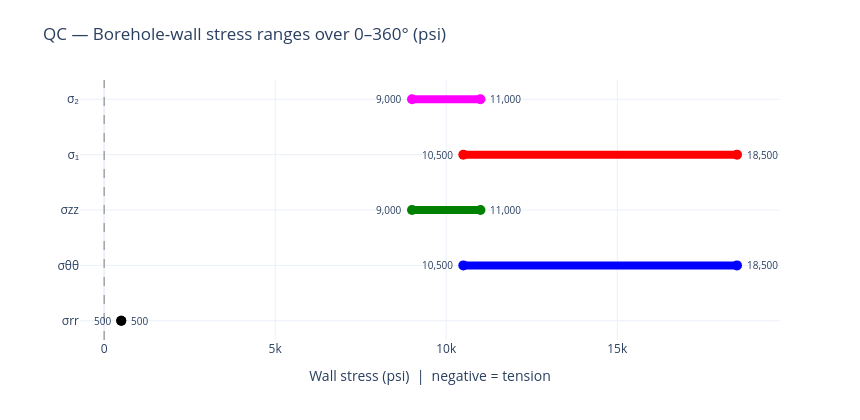

Here is the notebook cell this chart was saved with:
### Markdown cell above
## Compute Kirsch borehole-wall stresses

### Code cell
wall = NearWellboreStressesCalculation.calculate_kirsch_borehole_wall_stresses(
    shmin=SHMIN,
    shmax=SHMAX,
    svert=SVERT,
    pore_pressure=PORE_PRESSURE,
    shmax_azimuth=SHMAX_AZIMUTH,
    mud_pressure=MUD_PRESSURE,
    theta=theta,
    poisson_ratio_static=POISSON_RATIO_STATIC,
    borehole_deviation=BOREHOLE_DEVIATION,
    borehole_azimuth=BOREHOLE_AZIMUTH,
)

principals = NearWellboreStressesCalculation.calculate_principal_stresses_analytical(
    sigma_tt=wall.sigma_tt,
    sigma_zz=wall.sigma_zz,
    sigma_tz=wall.sigma_tz,
)

# QC — min/max envelope of every component around the full circumference.
components = [
    ("σrr", wall.sigma_rr, "black"),
    ("σθθ", wall.sigma_tt, "blue"),
    ("σzz", wall.sigma_zz, "green"),
    ("σ₁", principals.sigma_1, "red"),
    ("σ₂", principals.sigma_2, "magenta"),
]

fig = go.Figure()
for name, values, color in components:
    lo, hi = float(np.min(values)), float(np.max(values))
    fig.add_trace(go.Scatter(x=[lo, hi], y=[name, name], mode="lines+markers",
                             line=dict(color=color, width=8), marker=dict(size=10),
                             name=name, showlegend=False,
                             hovertemplate=f"{name}: %{{x:,.0f}} psi<extra></extra>"))
    fig.add_annotation(x=lo, y=name, text=f"{lo:,.0f}", showarrow=False,
                       xanchor="right", xshift=-8, font=dict(size=10))
    fig.add_annotation(x=hi, y=name, text=f"{hi:,.0f}", showarrow=False,
                       xanchor="left", xshift=8, font=dict(size=10))

fig.add_vline(x=0, line=dict(color="grey", width=1, dash="dash"))
fig.update_layout(
    height=420, width=860, template="plotly_white",
    title="QC — Borehole-wall stress ranges over 0–360° (psi)",
    xaxis_title="Wall stress (psi)  |  negative = tension",
    margin=dict(t=80, l=80),
)
fig.show()

### Figure 1 — Plotly figure (JSON) as saved in the notebook; plotly's stock layout.template omitted (floating-point values rounded to 4 significant figures)
{"data": [{"hovertemplate": "σrr: %{x:,.0f} psi<extra></extra>", "line": {"color": "black", "width": 8}, "marker": {"size": 10}, "mode": "lines+markers", "name": "σrr", "showlegend": false, "type": "scatter", "x": [500.0, 500.0], "y": ["σrr", "σrr"]}, {"hovertemplate": "σθθ: %{x:,.0f} psi<extra></extra>", "line": {"color": "blue", "width": 8}, "marker": {"size": 10}, "mode": "lines+markers", "name": "σθθ", "showlegend": false, "type": "scatter", "x": [10500.0, 18500.0], "y": ["σθθ", "σθθ"]}, {"hovertemplate": "σzz: %{x:,.0f} psi<extra></extra>", "line": {"color": "green", "width": 8}, "marker": {"size": 10}, "mode": "lines+markers", "name": "σzz", "showlegend": false, "type": "scatter", "x": [9000.0, 11000.0], "y": ["σzz", "σzz"]}, {"hovertemplate": "σ₁: %{x:,.0f} psi<extra></extra>", "line": {"color": "red", "width": 8}, "marker": {"size": 10}, "mode": "lines+markers", "name": "σ₁", "showlegend": false, "type": "scatter", "x": [10500.0, 18500.0], "y": ["σ₁", "σ₁"]}, {"hovertemplate": "σ₂: %{x:,.0f} psi<extra></extra>", "line": {"color": "magenta", "width": 8}, "marker": {"size": 10}, "mode": "lines+markers", "name": "σ₂", "showlegend": false, "type": "scatter", "x": [9000.0, 11000.0], "y": ["σ₂", "σ₂"]}], "layout": {"annotations": [{"font": {"size": 10}, "showarrow": false, "text": "500", "x": 500.0, "xanchor": "right", "xshift": -8, "y": "σrr"}, {"font": {"size": 10}, "showarrow": false, "text": "500", "x": 500.0, "xanchor": "left", "xshift": 8, "y": "σrr"}, {"font": {"size": 10}, "showarrow": false, "text": "10,500", "x": 10500.0, "xanchor": "right", "xshift": -8, "y": "σθθ"}, {"font": {"size": 10}, "showarrow": false, "text": "18,500", "x": 18500.0, "xanchor": "left", "xshift": 8, "y": "σθθ"}, {"font": {"size": 10}, "showarrow": false, "text": "9,000", "x": 9000.0, "xanchor": "right", "xshift": -8, "y": "σzz"}, {"font": {"size": 10}, "showarrow": false, "text": "11,000", "x": 11000.0, "xanchor": "left", "xshift": 8, "y": "σzz"}, {"font": {"size": 10}, "showarrow": false, "text": "10,500", "x": 10500.0, "xanchor": "right", "xshift": -8, "y": "σ₁"}, {"font": {"size": 10}, "showarrow": false, "text": "18,500", "x": 18500.0, "xanchor": "left", "xshift": 8, "y": "σ₁"}, {"font": {"size": 10}, "showarrow": false, "text": "9,000", "x": 9000.0, "xanchor": "right", "xshift": -8, "y": "σ₂"}, {"font": {"size": 10}, "showarrow": false, "text": "11,000", "x": 11000.0, "xanchor": "left", "xshift": 8, "y": "σ₂"}], "height": 420, "margin": {"l": 80, "t": 80}, "shapes": [{"line": {"color": "grey", "dash": "dash", "width": 1}, "type": "line", "x0": 0, "x1": 0, "xref": "x", "y0": 0, "y1": 1, "yref": "y domain"}], "title": {"text": "QC — Borehole-wall stress ranges over 0–360° (psi)"}, "width": 860, "xaxis": {"title": {"text": "Wall stress (psi)  |  negative = tension"}}}}
